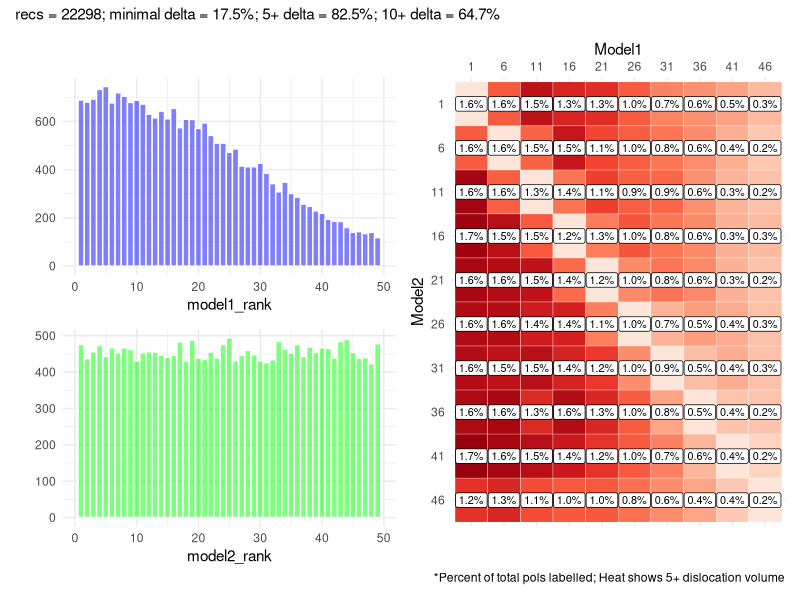
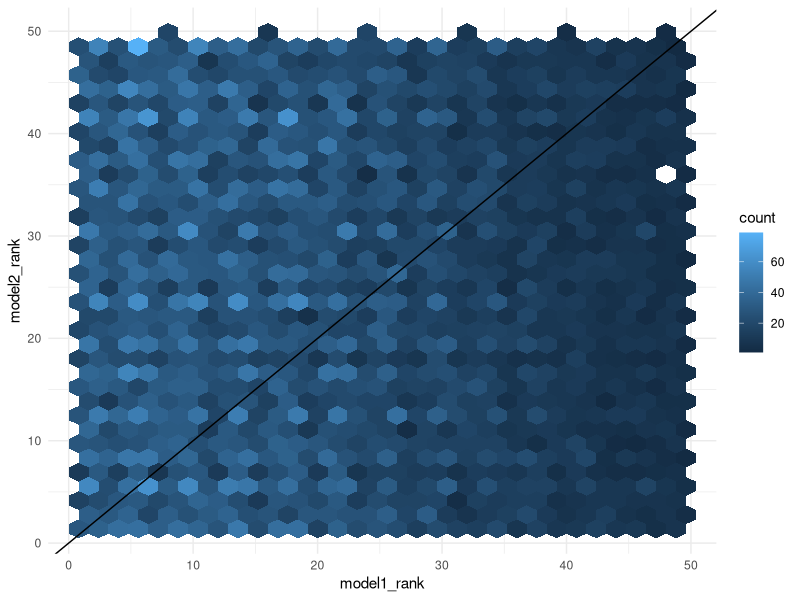

Recreate these plots in R, in order.
# practicing plotting some data

library(tidyverse)
library(scales)
library(patchwork)
library(hexbin)

# dataset -----

dff <- data.frame(feature_1 = sample(LETTERS, 50000, replace = TRUE, 
                                     prob = c(0.35, 0.25, 0.15, 0.1, 0.05, 
                                              rep(0.01, 21))), 
                  revenue = rpois(50000, 1500), 
                  model1_rank = rnorm(50000, mean = 5, sd = 23), 
                  model2_rank = runif(50000, min = 1, max = 50)) |>
  filter(model1_rank >= 1, model1_rank <= 50, 
         feature_1 %in% c('A', 'B', 'C', 'D', 'E')) |> 
  mutate(model1_rank = floor(model1_rank), 
         model2_rank = floor(model2_rank), 
         rank1_bin_10 = floor((model1_rank - 1) / 10) * 10 + 1, 
         rank2_bin_10 = floor((model2_rank - 1) / 10) * 10 + 1, 
         rank1_bin_05 = floor((model1_rank - 1) / 5) * 5 + 1, 
         rank2_bin_05 = floor((model2_rank - 1) / 5) * 5 + 1) |>
  mutate(moved_05plus = ifelse(abs(model2_rank - model1_rank) >= 5, 
                               TRUE, FALSE), 
         moved_10plus = ifelse(abs(model2_rank - model1_rank) >= 10, 
                               TRUE, FALSE), 
         model_delta = model2_rank - model1_rank) |>
  as_tibble()

dim(dff)
dff |> group_by(rank2_bin_10) |> 
  summarise(min(model2_rank), max(model2_rank))
dff |> group_by(rank1_bin_05) |> 
  summarise(min(model1_rank), max(model1_rank))

# agg versions of the dataframe
# dff_a <- dff |> 
#   group_by(model1_rank, model2_rank) |>
#   summarise(recs = n(), 
#             revenue = sum(revenue)) |>  
#   mutate(recs_mix = recs / sum(recs), 
#          rev_mix = revenue / sum(revenue))
# 
# dff_a2 <- dff |> 
#   group_by(rank1_bin_10, rank2_bin_10) |>
#   summarise(recs = n(), 
#             revenue = sum(revenue), 
#             m05plus = sum(moved_05plus), 
#             m10plus = sum(moved_10plus)) |>  
#   mutate(recs_mix = recs / sum(recs), 
#          rev_mix = revenue / sum(revenue))

dff_a3 <- dff |>
  mutate(gkey = paste0(rank1_bin_05, '::', rank2_bin_05)) |>
  group_by(gkey) |>
  summarise(recs = n(), 
            revenue = sum(revenue), 
            m05plus = sum(moved_05plus), 
            m10plus = sum(moved_10plus)) |>  
  mutate(recs_mix = recs / sum(recs), 
         rev_mix = revenue / sum(revenue)) |>
  mutate(rank1_bin_05 = stringr::str_extract(gkey, '^.*?(?=::)'), 
         rank2_bin_05 = stringr::str_extract(gkey, '(?<=::)\\d+'), 
         rank1_bin_05 = as.double(rank1_bin_05), 
         rank2_bin_05 = as.double(rank2_bin_05))

# ^ -----

# plotting ----------------------------------------

fun_plt_delta_matrix <- function(arg_df, arg_dfa,  
                                 arg_xaxis, 
                                 arg_yaxis) {
  aaa <- scales::percent(sum(arg_df$moved_05plus) / nrow(arg_df), 
                         accuracy = 0.1)
  bbb <- scales::percent(sum(arg_df$moved_10plus) / nrow(arg_df), 
                         accuracy = 0.1)
  aa2 <- scales::percent((1 - (sum(arg_df$moved_05plus) / nrow(arg_df))), 
                         accuracy = 0.1)
  # p1 <- arg_dfa %>% 
  #   rename(xvar = !!arg_xaxis, yvar = !!arg_yaxis) %>% 
  #   ggplot(aes(x = as.factor(xvar), 
  #              y = fct_rev(as.factor(yvar)))) + 
  #   geom_tile(aes(fill = recs), color = 'white') + 
  #   geom_label(aes(label = scales::percent(recs_mix, accuracy = 0.1)), 
  #              size = 3) + 
  #   scale_fill_distiller(palette = 'Spectral') + 
  #   scale_x_discrete(guide = guide_axis(position = 'top')) + 
  #   theme_minimal() + 
  #   theme(legend.position = 'none') + 
  #   labs(x = '', y = '')
  p9 <- arg_dfa %>% 
    rename(xvar = !!arg_xaxis, yvar = !!arg_yaxis) %>% 
    ggplot(aes(x = as.factor(xvar), 
               y = fct_rev(as.factor(yvar)))) + 
    geom_tile(aes(fill = m05plus), color = 'white') + 
    geom_label(aes(label = scales::percent(recs_mix, accuracy = 0.1)), 
               size = 2.75) + 
    scale_fill_distiller(palette = 'Reds', direction = 1) + 
    scale_x_discrete(guide = guide_axis(position = 'top', 
                                        title = 'Model1')) + 
    theme_minimal() + 
    theme(legend.position = 'none') + 
    labs(y = 'Model2', 
         caption = paste0('*Percent of total pols labelled', 
                          '; Heat shows 5+ dislocation volume'))
  p2 <- arg_df %>% 
    ggplot() + 
    geom_histogram(aes(x = model1_rank), alpha = 0.5, 
                   binwidth = 1, 
                   color = 'white', fill = 'blue') + 
    theme_minimal() + 
    labs(y = '')
  p3 <- arg_df %>% 
    ggplot() + 
    geom_histogram(aes(x = model2_rank), alpha = 0.5, 
                   binwidth = 1, 
                   color = 'white', fill = 'green') + 
    theme_minimal() + 
    labs(y = '')
  p_out <- ((p2 / p3) | p9) + 
    plot_annotation(subtitle = paste0('recs = ', nrow(arg_df), 
                                      '; minimal delta = ', aa2, 
                                      '; 5+ delta = ', aaa, 
                                      '; 10+ delta = ', bbb))
  return(p_out)
}
# fun_plt_delta_matrix(dff_a, 
#                      arg_xaxis = 'model1_rank', arg_yaxis = 'model2_rank')
# fun_plt_delta_matrix(dff_a2, 
#                      arg_xaxis = 'rank1_bin_10', arg_yaxis = 'rank2_bin_10')
fun_plt_delta_matrix(arg_df = dff, arg_dfa = dff_a3, 
                     arg_xaxis = 'rank1_bin_05', arg_yaxis = 'rank2_bin_05')




# now a scatterplot to try and ID dislocation
fun_plt_delta_scatter <- function(arg_df) {
  p1 <- arg_df %>% 
    ggplot(aes(x = model1_rank, y = model2_rank)) + 
    # geom_point(alpha = 0.5) + 
    geom_hex() + 
    geom_abline(slope = 1, intercept = 0) + 
    theme_minimal()
  return(p1)
}
fun_plt_delta_scatter(arg_df = dff)
